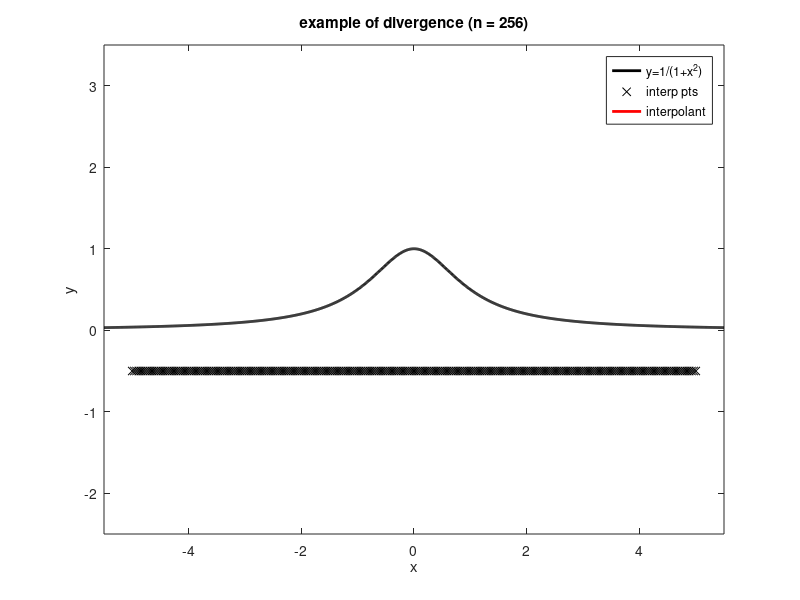

Source code (MATLAB):
function runge
% Illustrate Runge phenomenon

lw = 'linewidth';
z = linspace(-5.5, 5.5, 1000);
t = 1 ./ (1 + z.^2);
plot(z, t, '-k', lw,2);
axis([-5.5 5.5 -2.5 3.5 ])
xlabel('x')
ylabel('y')
legend('y = 1/(1+x^2)')
title(sprintf('original function'))


%m = input('enter number of interpolating polynomials: ');
m = 8;
n = 1;
for k=1:m
  % n = input('enter degree of interpolating polynomial: ');
  input('next polynomial');
  n = 2*n;
  x = linspace(-5, 5, n+1);
  y = 1./(1+x.*x);
  t1 = 1./(1+z.^2);
  h1_line = plot(z,t1,'-k', lw,2);
  hold on
  plot(x, -0.5*ones(size(x)), 'kx');
  t = Newtonpol(x, y, z);
  h2_line = plot(z, t, 'r', lw,2);
  err = max(t1 - t');
  [n err]
  axis([-5.5 5.5 -2.5 3.5 ])
  title(sprintf('example of divergence (n = %2.0f)', n))
  xlabel('x')
  ylabel('y')
  legend('y=1/(1+x^2)', 'interp pts', 'interpolant')
  hold off
end


function [yi,a] = Newtonpol(x,y,xi)
  a=divdiff(x,y);
  n=length(a);
  val=a(n);
  for m = n-1:-1:1
    val=(xi-x(m)).*val + a(m);
  end
  yi=val(:);

function a = divdiff(x,y)
  n=length(x);
  for k=1:n-1
    y(k+1:n) = (y(k+1:n) - y(k))./(x(k+1:n)-x(k));
  end
  a=y(:);
